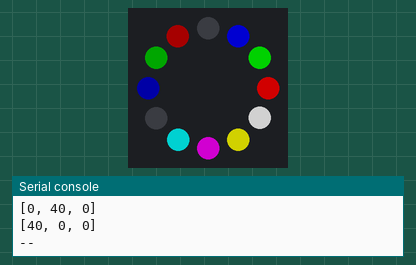
Bench run of a program on a simulated BBC micro:bit running MicroPython. Parts: 12 RGB LEDs in a ring, first at the top, clockwise, the last lines printed to the serial console. Dim RGB values are drawn brighter than linear.

Above: at 0.1 s.
At 1.1 s:
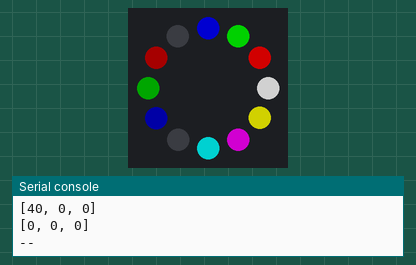
At 2.1 s:
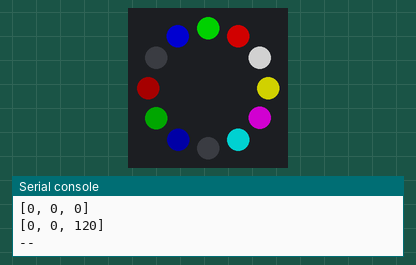
At 5.1 s:
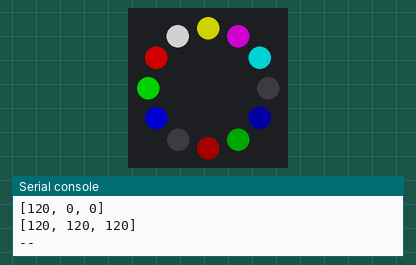
At 8.1 s:
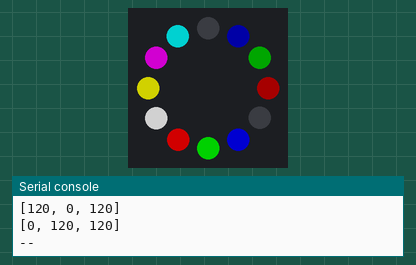
At 11.1 s:
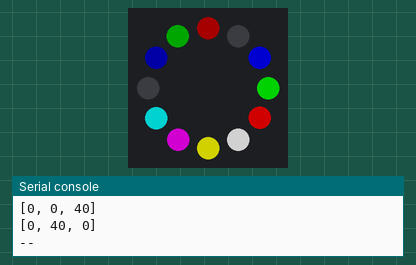

Measured:
- by itself, everything shown: repeats every 12.0 s, in 12 steps
- what the display in image 1 shows lasts 1.0 s, from 1.0 s to 2.0 s

The program:

prog02.py
```python
from microbit import *
from neopixel import NeoPixel
num_pixels = 12
ring = NeoPixel(pin0, num_pixels)
shift = 0
values = [[0, 0, 0], [0, 0, 120], [0, 120, 0], [120, 0, 0],
          [120, 120, 120], [120, 120, 0], [120, 0, 120], [0, 120, 120],
          [0, 0, 0], [0, 0, 40], [0, 40, 0], [40, 0, 0]]
try:
    while True:
        for i in range(0, num_pixels, 1):
            print(values[int((i + shift) % num_pixels)])
            ring[i] = values[int((i + shift) % num_pixels)]
        print('--')
        ring.show()
        sleep(1000)
        shift = shift + 1
except KeyboardInterrupt as e:
    print("Interrupted by the user...")
```
